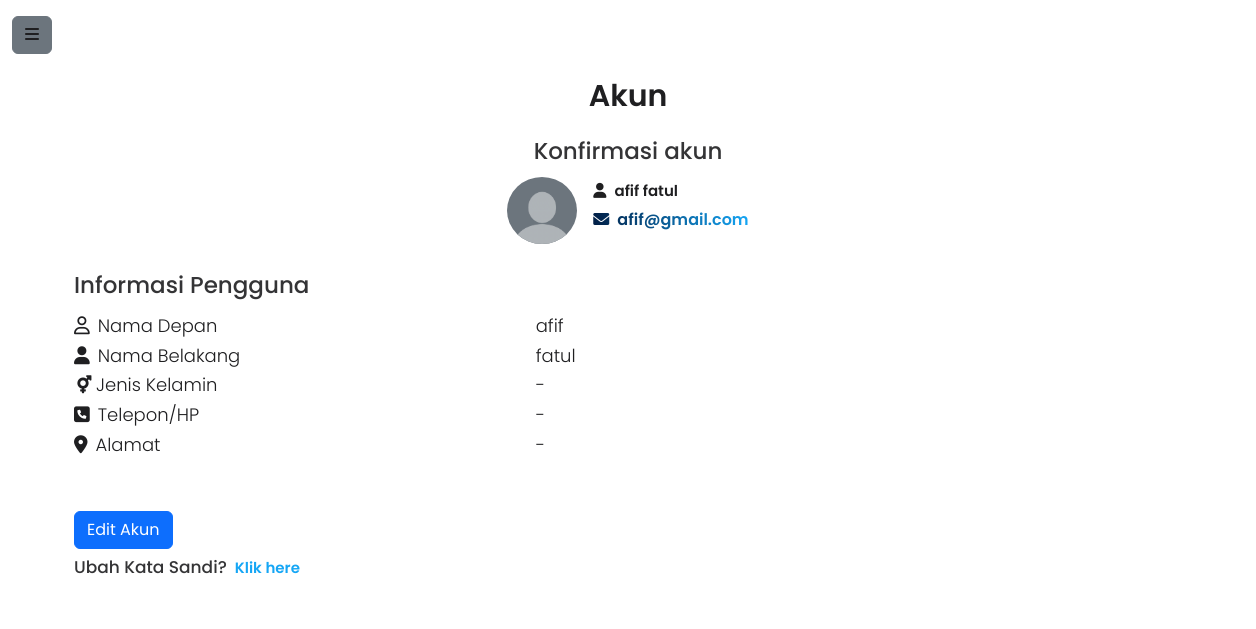
The app's page /users/pengaturanakun/ (signed in) with its own data.
### users/models.py (models this page shows, shortened)
class CustomUser(AbstractUser):
    GENDER_CHOICES = [
        ('Laki-laki', 'Pria'),
        ('Perempuan', 'Wanita'),
    ]
    gender = models.CharField(
        max_length=10,
        choices=GENDER_CHOICES,
        blank=True,
        null=True,
    )
    birth_date = models.DateField(null=True, blank=True)
    profile_image = models.ImageField(upload_to='profile_pics/', blank=True, null=True)
    alamat = models.CharField(max_length=255, null=True, blank=True)
    no_telp = models.CharField(max_length=12, null=True, blank=True)
    email = models.EmailField(unique=True)
    username = models.CharField(
        max_length=20,
        unique=True,
        validators=[
            RegexValidator(
                regex=r'^[\w\s]+$',
                message='Username hanya boleh mengandung huruf, angka, dan spasi.',
            )
        ],
    )
    id = models.UUIDField(primary_key=True, default=uuid.uuid4, editable=False)
    USERNAME_FIELD = 'email'
    REQUIRED_FIELDS = []

### users/views.py (the view)
# urls.py: path('pengaturanakun/', views.update_account, name='pengaturanakun'),
@login_required
def update_account(request):
    if request.method == 'POST':
        form = UserUpdateForm(request.POST, request.FILES, user=request.user)
        if form.is_valid():
            first_name = form.cleaned_data['first_name']
            last_name = form.cleaned_data['last_name']
            username = form.cleaned_data['username']
            alamat = form.cleaned_data.get('alamat', request.user.alamat)
            no_telp = form.cleaned_data.get('no_telp', request.user.no_telp)
            gender = form.cleaned_data.get('gender', request.user.gender)
            changes_made = False
            if request.user.username != username:
                request.user.username = username
                changes_made = True
            if request.user.first_name != first_name:
                request.user.first_name = first_name
                changes_made = True
            if request.user.last_name != last_name:
                request.user.last_name = last_name
                changes_made = True
            if request.user.alamat != alamat:
                request.user.alamat = alamat
                changes_made = True
            if request.user.no_telp != no_telp:
                if no_telp:
                    try:
                        validator = RegexValidator(
                            regex=r'^\+?1?\d{9,12}$',
                            message="Nomor telepon harus terdiri dari 9-12 digit dan hanya angka."
                        )
                        validator(no_telp)
                        request.user.no_telp = no_telp
                        changes_made = True
                    except ValidationError as e:
                        messages.error(request, f"Kesalahan pada nomor telepon: {e.message}")
                        return render(request, 'pengaturan_akun.html', {'form': form})
            if request.user.gender != gender:
                request.user.gender = gender
                changes_made = True
            if form.cleaned_data.get('profile_image'):
                if request.user.profile_image != form.cleaned_data['profile_image']:
                    request.user.profile_image = form.cleaned_data['profile_image']
                    changes_made = True
            if 'delete_image' in request.POST and request.POST['delete_image'] == 'on':
                if request.user.profile_image:
                    request.user.profile_image = None
                    changes_made = True
            if changes_made:
                request.user.save()
                messages.success(request, "Akun berhasil diperbarui")
            else:
                messages.info(request, "Tidak ada perubahan yang dilakukan.")
            return redirect('users:pengaturanakun')
        else:
            if form.errors.get('username'):
                messages.error(request, "Username sudah digunakan! Silakan coba lagi.")
    else:
        form = UserUpdateForm(initial={
            'username': request.user.username,
            'first_name': request.user.first_name,
            'last_name': request.user.last_name,
            'alamat': request.user.alamat,
            'no_telp': request.user.no_telp,
            'gender': request.user.gender,
        }, user=request.user)
    return render(request, 'pengaturan_akun.html', {'form': form})

### users/templates/pengaturan_akun.html (shortened to what this page needs)
<!DOCTYPE html>
{% extends 'base/base_profile.html' %} {% load static %}
{% block head_title %} funeducare-pengaturan akun{% endblock head_title %}{% block extra_css %}
<link rel="stylesheet" href="{% static 'css/pengaturanakun-stylee.css' %}" />
{% endblock %} {% block body_block %}
<div class="container  rounded-3 p-3">
  <div
    class="content row col-12 col-md-auto align-items-center justify-content-center"
  >
    <div class="col-12 text">
      <div class="content-text">
      <h3 class="mb-4 text-center">Akun</h3>
      <h4 class="text-center">Konfirmasi akun</h4>
      </div>
      <div class="d-flex flex-row justify-content-center align-items-center mb-4 ">
        <div class="mb-2 mb-md-0">
          {% if form.profile_image.value %}
          <img
            src="{{ form.profile_image.value.url }}"
            alt="Profile Image"
            class="rounded-circle"
            style="width: 70px; height: 70px"
          />
          {% else %}
          <img
            src="{% static 'images/IMG_6643.png' %}"
            alt="Profile Image"
            class="rounded-circle bg-secondary"
            style="width: 70px; height: 67px"
          />
          {% endif %}
        </div>
        <div class="ms-3 mt-2 akun">
          <h5><i class="fa-solid fa-user me-2"></i>{{ user.username }}</h5>
          <p><i class="fa-solid fa-envelope me-2"></i>{{ user.email }}</p>
        </div>
      </div>
      <div class="content-text mt-4">
        <h4>Informasi Pengguna</h4>
        <div class="mt-3 col-12 ">
            <div class="mt-3 col-12">
                <div class="mt-2 d-flex flex-column  col-12">
                  <div class="d-flex flex-row  col-12">
                    <div class="col-5 text">
                        <h5><i class="fa-regular fa-user me-2"></i>Nama Depan</h5>
                        <h5><i class="fa-solid fa-user me-2"></i>Nama Belakang</h5>
                        <h5><i class="fa-solid fa-mars-and-venus me-1"></i>Jenis Kelamin</h5>
                        <h5><i class="fa-solid fa-square-phone me-2"></i>Telepon/HP</h5>
                        <h5><i class="fa-solid fa-location-dot me-2"></i>Alamat</h5>
                    </div>
                    <div class="col-8 d-flex flex-column align-items-start">
                      <h5 class="text-end">{{ user.first_name }} </h5>
                      <h5 class="text-end">{{ user.last_name }}</h5>
                      <h5 class="text-end">{{ user.gender|default:'-' }}</h5>
                      <h5 class="text-end">{{ user.no_telp|default:'-'  }}</h5>
                      <h5 class="text-end">{{ user.alamat|default:'-' }}</h5>
                    </div>
                  </div>
                </div>
              </div>
        </div>
            <button type="button" id="editButton" class="btn btn-primary mt-5">
              Edit Akun
            </button>
            <div class="d-flex flex-row gap-2 mt-2 pw">
            <h4>Ubah Kata Sandi? </h4>
            <a href="{% url 'users:change_password' %}"
              >Klik here</a
            >
            </div>
          </div>
        </div>
      </div>
    </div>
  </div>
</div>
{% endblock %}

### static/css/profile-base.css (style rules this page uses)
* { padding: 0; margin: 0; box-sizing: border-box; font-family: "Poppins", sans-serif; scroll-behavior: smooth; text-decoration: none; list-style: none; }
:root { --bg-color: #fff; --text-color1: #1f1f21; --text-color2: #fff; --main-color: #15a6f5; --bg-opacity: #fffefa; --big-font: 3rem; --title-font: 40px; --p-font: 1rem; }
body { background: var(--bg-color); }
i { color: var(--text-color1); }

### static/css/pengaturanakun-stylee.css (style rules this page uses)
* { padding: 0; margin: 0; box-sizing: border-box; font-family: "Poppins", sans-serif; scroll-behavior: smooth; text-decoration: none; list-style: none; }
:root { --bg-color: #fff; --text-color1: #1f1f21; --text-color2: #fff; --main-color: #15a6f5; --bg-opacity: #fffefa; --big-font: 3rem; --title-font: 40px; --p-font: 1rem; }
body { background-color: var(--bg-color) !important; }
.container { background-color: var(--bg-color); }
button { margin-top: 1rem; }
.content-text h3 { font-size: 30px; font-weight: 600; color: var(--text-color1); }
.content-text h4 { font-size: 23px; font-weight: 500; color: var(--text-color1); opacity: 90%; }
.text h5 { font-size: 18px; font-weight: 300; color: var(--text-color1); }
.akun h5 { font-size: 15px; font-weight: 600; color: var(--text-color1); }
.akun p { font-size: var(--p-font); background: linear-gradient(to right, #011f46, var(--main-color)); background-clip: text; -webkit-text-fill-color: transparent; font-weight: 600; }
.pw h4 { font-size: 17px; color: var(--text-color1); }
.pw a { font-weight: 600; color: var(--main-color); font-size: 15px; text-decoration: none; }

### records on screen
CustomUser: username "afif fatul", email "afif@gmail.com", first_name "afif", last_name "fatul", gender "-", no_telp "-", alamat "-"
